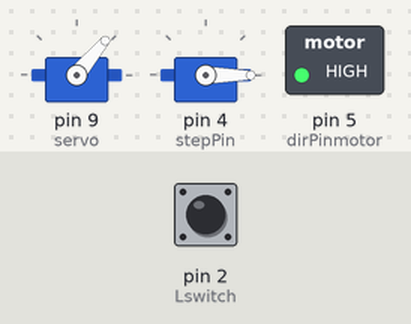
The sketch below on a simulated Arduino Mega 2560, built with avr-gcc and run on an emulated ATmega2560. Shown: 2 × servo, switched loads named in the sketch (green lamp = pin HIGH). Wiring (inferred from the names in the program): servo: signal pin 4. Inputs (shaded band) come from the test bench; at power-on: pin 2 (Lswitch) HIGH. Servo pulses on a pin are drawn as a servo (544–2400 µs = 0–180°); pins used as bus, display or sensor lines are not drawn.

Above: at 1.2 s.
1.3 s: pin 2 (Lswitch) pulled LOW for 0.15 s
At 1.8 s:
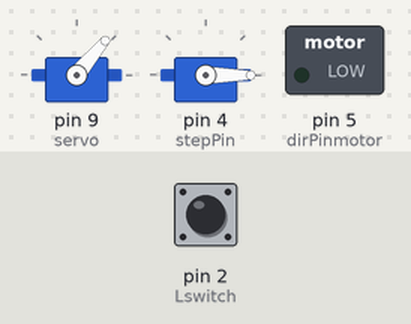
Timing chart, 0 to 4.3 s (numbered marks = the images above; inputs shaded):
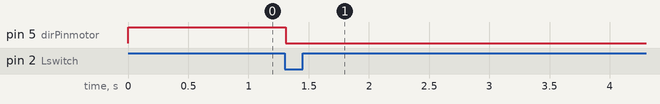

The sketch:

2DLiDAR.ino
```cpp
#include <Servo.h>
#define stepPin 4
#define dirPinmotor 5
#define Lswitch 2

Servo servo;  // create servo object to control a servo
int pos = 50;    // variable to store the servo position
boolean motorRotated = false;
boolean motorRotated2 = false;


int dist; //actual distance measurements of LiDAR
int strength; //signal strength of LiDAR
float temprature;
int check;  //save check value
int i;
int uart[9];  //save data measured by LiDAR
const int HEADER=0x59;  //frame header of data package


void setup()
{
  Serial.begin(115200);
  Serial2.begin(115200);  //set bit rate of serial port connecting LiDAR with Arduino
  servo.attach(9);  // attaches the servo on pin 9 to the servo object
  pinMode(Lswitch, INPUT_PULLUP);
  pinMode(stepPin,OUTPUT);
  pinMode(dirPinmotor,OUTPUT);

}

void loop()
{
  while(!motorRotated)
  {
    if((digitalRead(Lswitch) == HIGH))
    {
      servo.write(pos);
      digitalWrite(dirPinmotor,HIGH);
      motorstep();
      delay(10);
    }
     else
    {
     motorRotated = true;
    }
   return;
  }


   while(!motorRotated2)
  {
      digitalWrite(dirPinmotor,LOW); // Enables the motor to move in a particular direction
      //Serial.println("COUNTERCLOCKWISE----> ");
      lidar();
      motorstep();

      digitalWrite(dirPinmotor,HIGH); //Changes the rotations direction
      //Serial.println("CLOCKWISE<---- ");
      lidar();

      }

    }


void motorstep(){
    digitalWrite(stepPin,HIGH);
    delayMicroseconds(500);
    digitalWrite(stepPin,LOW);
    delayMicroseconds(500);
 }

void lidar(){
  float motor_angle = 0;
  for(int x = 0; x <100;) {
  if (Serial2.available()) {  //check if serial port has data input
    if(Serial2.read() == HEADER) {  //assess data package frame header 0x59
      uart[0]=HEADER;
      if (Serial2.read() == HEADER) { //assess data package frame header 0x59
        uart[1] = HEADER;
        for (i = 2; i < 9; i++) { //save data in array
          uart[i] = Serial2.read();
        }
        check = uart[0] + uart[1] + uart[2] + uart[3] + uart[4] + uart[5] + uart[6] + uart[7];
        if (uart[8] == (check & 0xff)){ //verify the received data as per protocol
          // Cek nilai sudut
          //  if (ams5600.detectMagnet() == 1 ) {
          //   if (angle_in != Angle()) {
          //   angle_in = Angle();
          //   //Serial.print("Sudut = ");
          //   //Serial.println(angle_in);
          // }}

        //  if (motor_angle == 0){
          motor_angle = motor_angle + 1.8;
        //  }
        //  else{
        //    motor_angle = motor_angle - 1.8;
        //  }
          Serial2.print(x);
          Serial2.print(". Sudut = ");
          Serial2.print(motor_angle);

         motorstep();


          dist = (uart[2] + uart[3] * 256);     //calculate distance value
          //strength = uart[4] + uart[5] * 256; //calculate signal strength value
          //temprature = uart[6] + uart[7] *256;//calculate chip temprature
          //temprature = temprature/8 - 256;
          Serial.print("  dist = ");
          Serial.println(dist); //output measure distance value of LiDAR
          x++;

          // delay(100);
        }
      }
    }
  }
  else{
    Serial2.println("Sensor Not Detected");
    // delay(100);
  }
}
}
```

Measured:
- after the input at 1.3 s, pin 5 (dirPinmotor): HIGH → LOW at once
